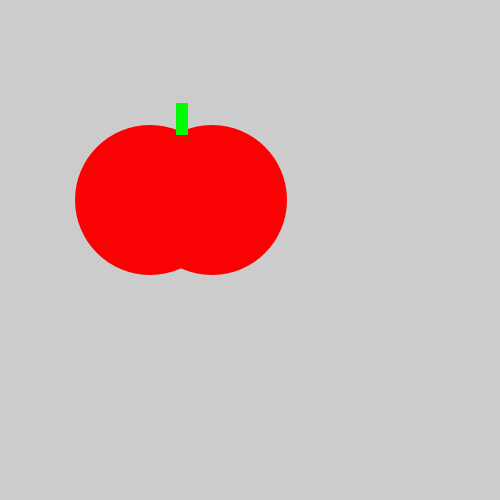
Frame 1 (no input)
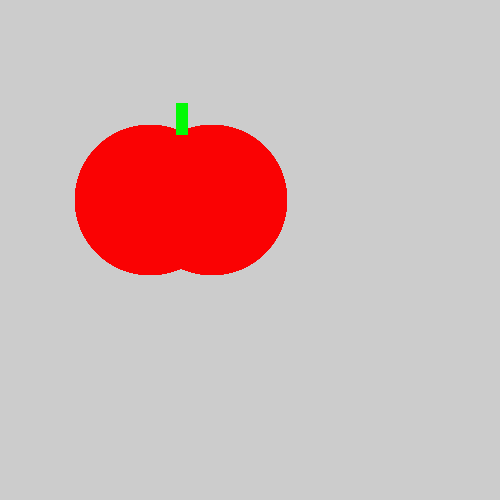
Frame 60 (the mouse pressed at the canvas centre just before this capture)
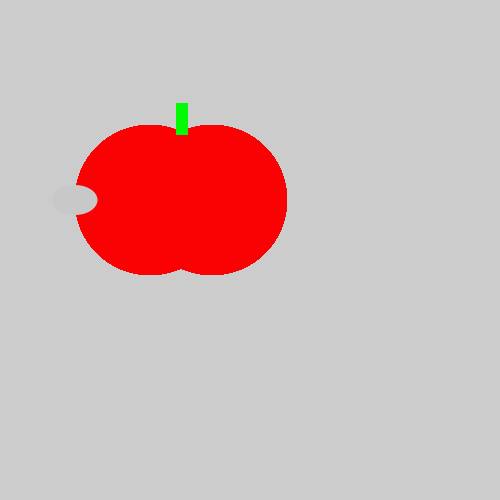
Frame 120 (the mouse held since frame 60 and released just before this capture)

The Processing sketch that drew these frames (run headless with seeded random() and noise(); from frame 60 on, the mouse is pressed at the canvas centre):

// Processing sketch: sketch_171007e
// ── sketch_171007e.pde
boolean bite=false;
void setup(){
 
  size(500,500);
}
 void draw() {
   noStroke();
   fill(250,2,3);
ellipse(150,200,150,150);
   fill(250,2,3);
   ellipse(212,200,150,150);
   fill(2,250,5);
   rect(176,103,12,32);
 
   if(mousePressed==true){
     bite = true;
   }
   if(bite== true){
fill(200,200,200);
   ellipse(75,200,45,30);
   }}
 
